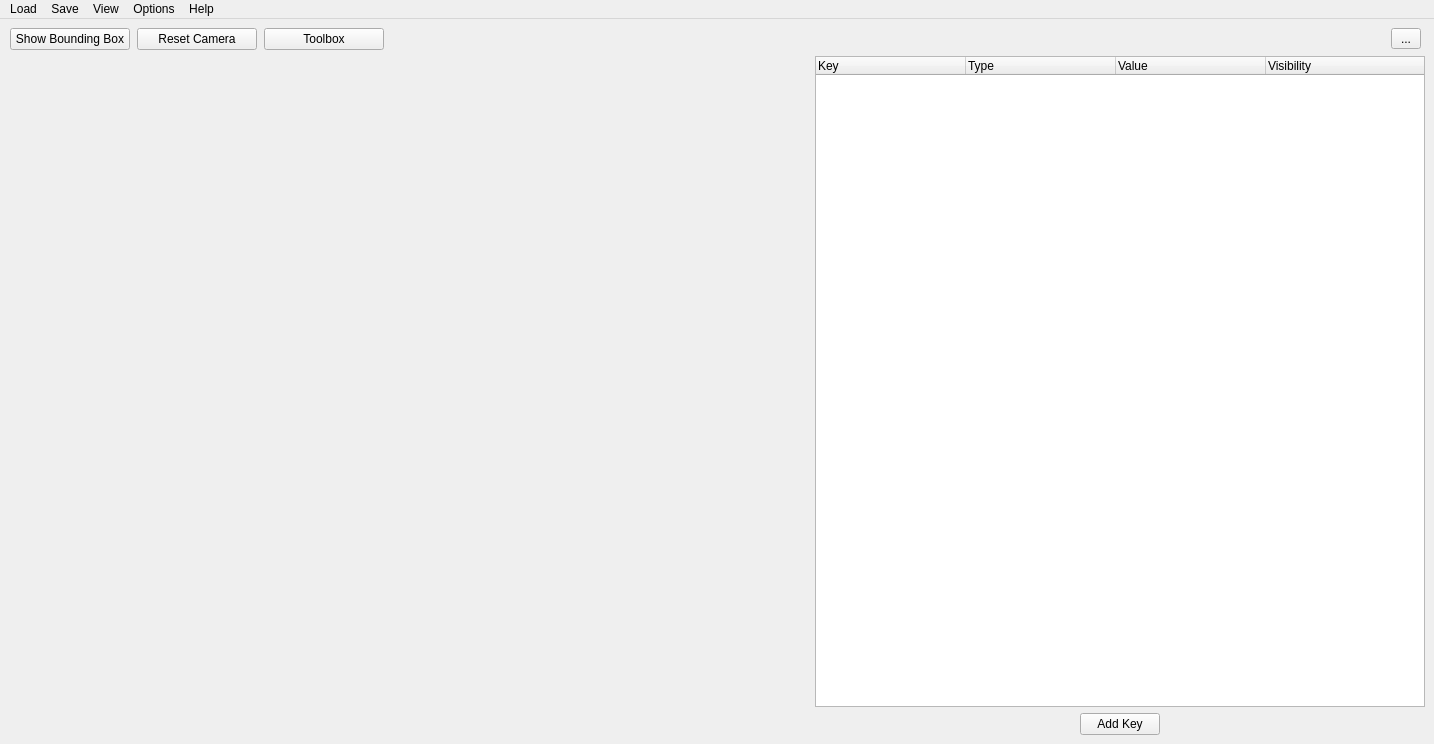
<?xml version="1.0" encoding="UTF-8"?>
<ui version="4.0">
 <class>ObjectViewer</class>
 <widget class="QMainWindow" name="ObjectViewer">
  <property name="geometry">
   <rect>
    <x>0</x>
    <y>0</y>
    <width>1434</width>
    <height>744</height>
   </rect>
  </property>
  <property name="sizePolicy">
   <sizepolicy hsizetype="Preferred" vsizetype="Minimum">
    <horstretch>0</horstretch>
    <verstretch>0</verstretch>
   </sizepolicy>
  </property>
  <property name="windowTitle">
   <string>VisuIFPT</string>
  </property>
  <widget class="QWidget" name="centralwidget">
   <property name="layoutDirection">
    <enum>Qt::LeftToRight</enum>
   </property>
   <layout class="QVBoxLayout">
    <property name="spacing">
     <number>6</number>
    </property>
    <property name="leftMargin">
     <number>9</number>
    </property>
    <property name="topMargin">
     <number>9</number>
    </property>
    <property name="rightMargin">
     <number>9</number>
    </property>
    <property name="bottomMargin">
     <number>9</number>
    </property>
    <item>
     <layout class="QHBoxLayout" name="horizontalLayout_2">
      <item>
       <widget class="QPushButton" name="pushButton_2">
        <property name="sizePolicy">
         <sizepolicy hsizetype="Fixed" vsizetype="Fixed">
          <horstretch>1</horstretch>
          <verstretch>0</verstretch>
         </sizepolicy>
        </property>
        <property name="minimumSize">
         <size>
          <width>120</width>
          <height>0</height>
         </size>
        </property>
        <property name="text">
         <string>Show Bounding Box</string>
        </property>
       </widget>
      </item>
      <item>
       <widget class="QPushButton" name="pushButton_3">
        <property name="sizePolicy">
         <sizepolicy hsizetype="Fixed" vsizetype="Fixed">
          <horstretch>0</horstretch>
          <verstretch>0</verstretch>
         </sizepolicy>
        </property>
        <property name="minimumSize">
         <size>
          <width>120</width>
          <height>0</height>
         </size>
        </property>
        <property name="text">
         <string>Reset Camera</string>
        </property>
       </widget>
      </item>
      <item>
       <widget class="QPushButton" name="pushButton_4">
        <property name="sizePolicy">
         <sizepolicy hsizetype="Fixed" vsizetype="Fixed">
          <horstretch>0</horstretch>
          <verstretch>0</verstretch>
         </sizepolicy>
        </property>
        <property name="minimumSize">
         <size>
          <width>120</width>
          <height>20</height>
         </size>
        </property>
        <property name="text">
         <string>Toolbox</string>
        </property>
       </widget>
      </item>
      <item>
       <spacer name="horizontalSpacer_3">
        <property name="orientation">
         <enum>Qt::Horizontal</enum>
        </property>
        <property name="sizeType">
         <enum>QSizePolicy::Minimum</enum>
        </property>
        <property name="sizeHint" stdset="0">
         <size>
          <width>1000</width>
          <height>20</height>
         </size>
        </property>
       </spacer>
      </item>
      <item>
       <widget class="QToolButton" name="toolButton">
        <property name="minimumSize">
         <size>
          <width>30</width>
          <height>0</height>
         </size>
        </property>
        <property name="text">
         <string>...</string>
        </property>
       </widget>
      </item>
     </layout>
    </item>
    <item>
     <layout class="QHBoxLayout">
      <property name="spacing">
       <number>6</number>
      </property>
      <property name="leftMargin">
       <number>0</number>
      </property>
      <property name="topMargin">
       <number>0</number>
      </property>
      <property name="rightMargin">
       <number>0</number>
      </property>
      <property name="bottomMargin">
       <number>0</number>
      </property>
      <item>
       <widget class="QVTKWidget" name="VTKViewer" native="true">
        <property name="sizePolicy">
         <sizepolicy hsizetype="Minimum" vsizetype="Minimum">
          <horstretch>0</horstretch>
          <verstretch>0</verstretch>
         </sizepolicy>
        </property>
        <property name="minimumSize">
         <size>
          <width>800</width>
          <height>665</height>
         </size>
        </property>
       </widget>
      </item>
      <item>
       <layout class="QVBoxLayout" name="verticalLayout">
        <property name="spacing">
         <number>6</number>
        </property>
        <item>
         <widget class="QTreeWidget" name="treeWidget">
          <property name="sizePolicy">
           <sizepolicy hsizetype="Minimum" vsizetype="Preferred">
            <horstretch>0</horstretch>
            <verstretch>1</verstretch>
           </sizepolicy>
          </property>
          <property name="minimumSize">
           <size>
            <width>0</width>
            <height>300</height>
           </size>
          </property>
          <property name="allColumnsShowFocus">
           <bool>false</bool>
          </property>
          <property name="columnCount">
           <number>4</number>
          </property>
          <attribute name="headerVisible">
           <bool>true</bool>
          </attribute>
          <attribute name="headerCascadingSectionResizes">
           <bool>false</bool>
          </attribute>
          <attribute name="headerDefaultSectionSize">
           <number>150</number>
          </attribute>
          <attribute name="headerHighlightSections">
           <bool>true</bool>
          </attribute>
          <attribute name="headerMinimumSectionSize">
           <number>40</number>
          </attribute>
          <column>
           <property name="text">
            <string>Key</string>
           </property>
          </column>
          <column>
           <property name="text">
            <string>Type</string>
           </property>
          </column>
          <column>
           <property name="text">
            <string>Value</string>
           </property>
          </column>
          <column>
           <property name="text">
            <string>Visibility</string>
           </property>
          </column>
         </widget>
        </item>
        <item>
         <layout class="QHBoxLayout" name="horizontalLayout">
          <item>
           <spacer name="horizontalSpacer_2">
            <property name="orientation">
             <enum>Qt::Horizontal</enum>
            </property>
            <property name="sizeType">
             <enum>QSizePolicy::Preferred</enum>
            </property>
            <property name="sizeHint" stdset="0">
             <size>
              <width>40</width>
              <height>20</height>
             </size>
            </property>
           </spacer>
          </item>
          <item>
           <widget class="QPushButton" name="addKey">
            <property name="sizePolicy">
             <sizepolicy hsizetype="Maximum" vsizetype="Fixed">
              <horstretch>0</horstretch>
              <verstretch>0</verstretch>
             </sizepolicy>
            </property>
            <property name="minimumSize">
             <size>
              <width>60</width>
              <height>0</height>
             </size>
            </property>
            <property name="text">
             <string>Add Key</string>
            </property>
           </widget>
          </item>
          <item>
           <spacer name="horizontalSpacer">
            <property name="orientation">
             <enum>Qt::Horizontal</enum>
            </property>
            <property name="sizeType">
             <enum>QSizePolicy::Preferred</enum>
            </property>
            <property name="sizeHint" stdset="0">
             <size>
              <width>40</width>
              <height>20</height>
             </size>
            </property>
           </spacer>
          </item>
         </layout>
        </item>
       </layout>
      </item>
     </layout>
    </item>
   </layout>
  </widget>
  <widget class="QMenuBar" name="menubar">
   <property name="geometry">
    <rect>
     <x>0</x>
     <y>0</y>
     <width>1434</width>
     <height>21</height>
    </rect>
   </property>
   <widget class="QMenu" name="menuLoad">
    <property name="title">
     <string>Load</string>
    </property>
    <addaction name="loadFile"/>
    <addaction name="openYAML"/>
    <addaction name="actionExit_2"/>
   </widget>
   <widget class="QMenu" name="menuSave">
    <property name="title">
     <string>Save</string>
    </property>
   </widget>
   <widget class="QMenu" name="menuOptions">
    <property name="title">
     <string>Options</string>
    </property>
   </widget>
   <widget class="QMenu" name="menuHelp">
    <property name="title">
     <string>Help</string>
    </property>
   </widget>
   <widget class="QMenu" name="menuView">
    <property name="title">
     <string>View</string>
    </property>
   </widget>
   <addaction name="menuLoad"/>
   <addaction name="menuSave"/>
   <addaction name="menuView"/>
   <addaction name="menuOptions"/>
   <addaction name="menuHelp"/>
  </widget>
  <action name="actionExit">
   <property name="text">
    <string>Exit</string>
   </property>
  </action>
  <action name="actionExit_2">
   <property name="text">
    <string>E&amp;xit</string>
   </property>
  </action>
  <action name="actiontest">
   <property name="text">
    <string>test</string>
   </property>
  </action>
  <action name="loadFile">
   <property name="text">
    <string>Open File</string>
   </property>
  </action>
  <action name="spawnPlane">
   <property name="text">
    <string>Plane</string>
   </property>
  </action>
  <action name="spawnCube">
   <property name="text">
    <string>Cube</string>
   </property>
  </action>
  <action name="spawnSphere">
   <property name="text">
    <string>Sphere</string>
   </property>
  </action>
  <action name="actionOpen_Config">
   <property name="text">
    <string>Open Configurator</string>
   </property>
  </action>
  <action name="openYAML">
   <property name="text">
    <string>Open YAML Configuration</string>
   </property>
  </action>
 </widget>
 <customwidgets>
  <customwidget>
   <class>QVTKWidget</class>
   <extends>QWidget</extends>
   <header>qvtkwidget.h</header>
  </customwidget>
 </customwidgets>
 <resources/>
 <connections>
  <connection>
   <sender>actionExit_2</sender>
   <signal>triggered()</signal>
   <receiver>ObjectViewer</receiver>
   <slot>close()</slot>
   <hints>
    <hint type="sourcelabel">
     <x>-1</x>
     <y>-1</y>
    </hint>
    <hint type="destinationlabel">
     <x>220</x>
     <y>180</y>
    </hint>
   </hints>
  </connection>
 </connections>
</ui>
